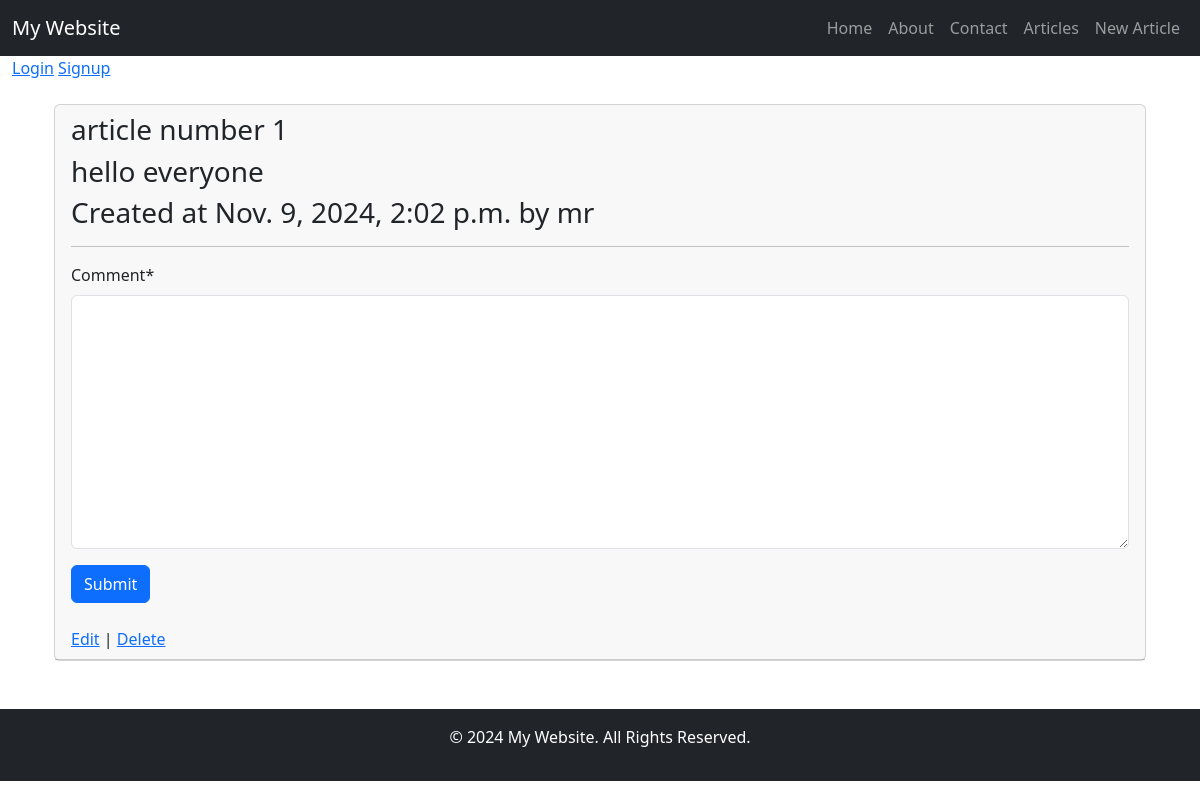
The app's page /articles/1/, older data.
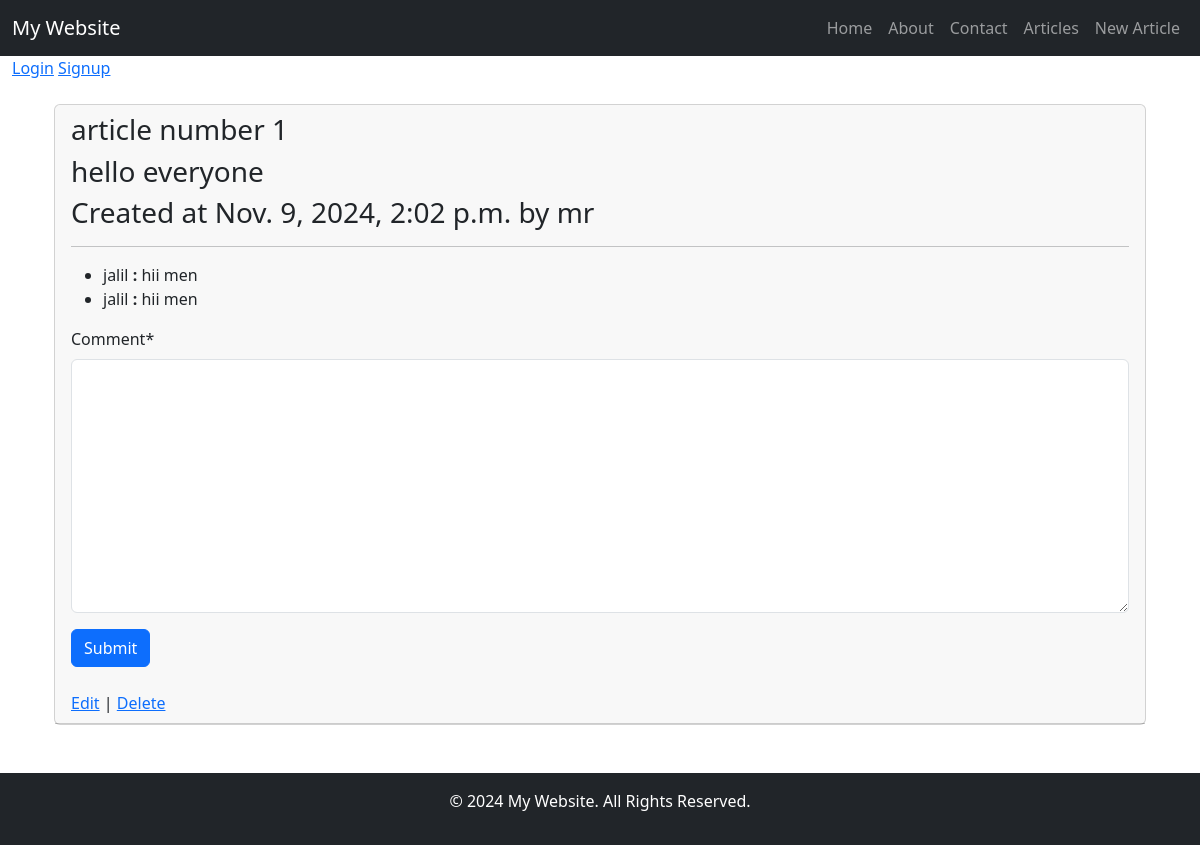
The same page, newer data.
### articles/models.py (models this page shows, shortened)
class Comment(models.Model):
    article = models.ForeignKey(Article,related_name='comments',on_delete=models.CASCADE)
    writer = models.ForeignKey(get_user_model(), on_delete=models.CASCADE)
    comment = models.TextField()

### accounts/models.py (models this page shows)
class CustomUser(AbstractUser):
    age = models.PositiveIntegerField(null=True, blank=True)

### articles/views.py (the view, shortened to what this page needs)
# urls.py: path('<int:pk>/', ArticleDetailView.as_view(), name='article_detail'),
class ArticleDetailView(FormMixin,DetailView):
    model = Article
    template_name = 'articles/article_detail.html'
    form_class = CommentForm
    def get_context_data(self, **kwargs):
        context = super(ArticleDetailView, self).get_context_data(**kwargs)
        context['form'] = CommentForm(initial={'article':self.object,'writer':self.request.user})
        return context

### articles/forms.py
class CommentForm(forms.ModelForm):
    class Meta:
        model = Comment
        fields = ['article', 'writer', 'comment']
        widgets = {
            'article': forms.HiddenInput(),
            'writer': forms.HiddenInput(),
        }

### templates/articles/article_detail.html (shortened to what this page needs)
{% extends 'base.html' %}
{% load crispy_forms_filters %}
{% load crispy_forms_tags %}
{% block content %}
	<div class="container">
        <div class="row">
            <div class="col">
                <div class="card">
                    <div class="card-header">
                        <h3>{{object.title}}</h3>
                        <h3>{{ object.body }}</h3>
                        <h3>Created at {{object.date}} by {{ object.author }}</h3> <hr>
                        <ul>
                            {% for comment in object.comments.all %}
                        	    <li> {{ comment.writer }} <b>:</b> {{ comment.comment }}     </li>
                            {% endfor %}
                        </ul>
                        <form action="" method="POST">
                            <div class="form-group">
                                {{ form|crispy }}
                                <button type="submit" class="btn btn-primary">Submit</button>
                                </div>
                         </form>
                        <br>
                        <a class="dj_map_wrapper" href="{% url 'article_edit' object.pk %}">Edit</a> |
                        <a class="dj_map_delete" href="{% url 'article_delete' object.pk %}">Delete</a>
                    </div>
                </div>
            </div>
        </div>
    </div>
{% endblock %}

Row changes from the older to the newer data that the page shows:
added Comment: writer "jalil", comment "hii men"
added Comment: writer "jalil", comment "hii men"
